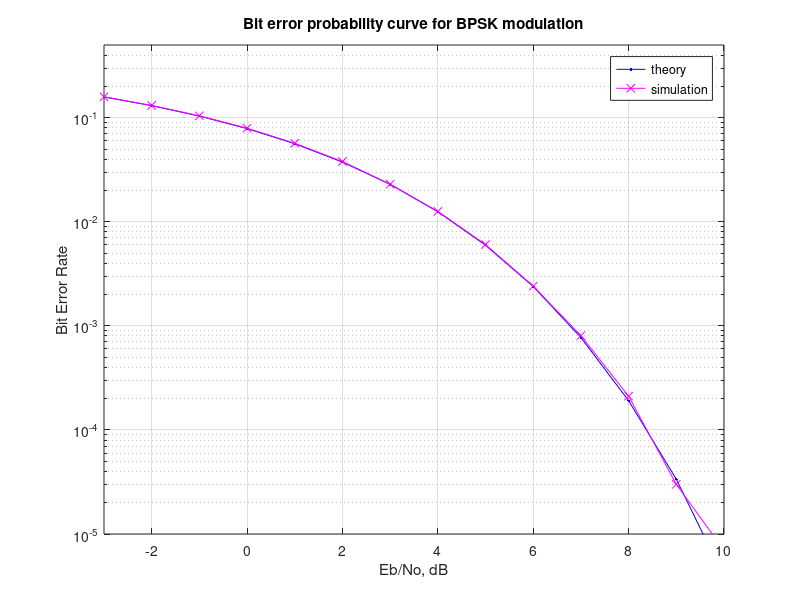

This figure's MATLAB source:
clear
N = 10^6 % number of bits or symbols
rand('state',100); % initializing the rand() function
randn('state',200); % initializing the randn() function
% Transmitter
ip = rand(1,N)>0.5; % generating 0,1 with equal probability
s = 2*ip-1; % BPSK modulation 0 -> -1; 1 -> 1
n = 1/sqrt(2)*[randn(1,N) + j*randn(1,N)]; % white gaussian noise, 0dB variance
Eb_N0_dB = [-3:10]; % multiple Eb/N0 values
for ii = 1:length(Eb_N0_dB)
% Noise addition
y = s + 10^(-Eb_N0_dB(ii)/20)*n; % additive white gaussian noise
% receiver - hard decision decoding
ipHat = real(y)>0;
% counting the errors
nErr(ii) = size(find([ip- ipHat]),2);
end
simBer = nErr/N; % simulated ber
theoryBer = 0.5*erfc(sqrt(10.^(Eb_N0_dB/10))); % theoretical ber
% plot
close all
figure
semilogy(Eb_N0_dB,theoryBer,'b.-');
hold on
semilogy(Eb_N0_dB,simBer,'mx-');
axis([-3 10 10^-5 0.5])
grid on
legend('theory', 'simulation');
xlabel('Eb/No, dB');
ylabel('Bit Error Rate');
title('Bit error probability curve for BPSK modulation');